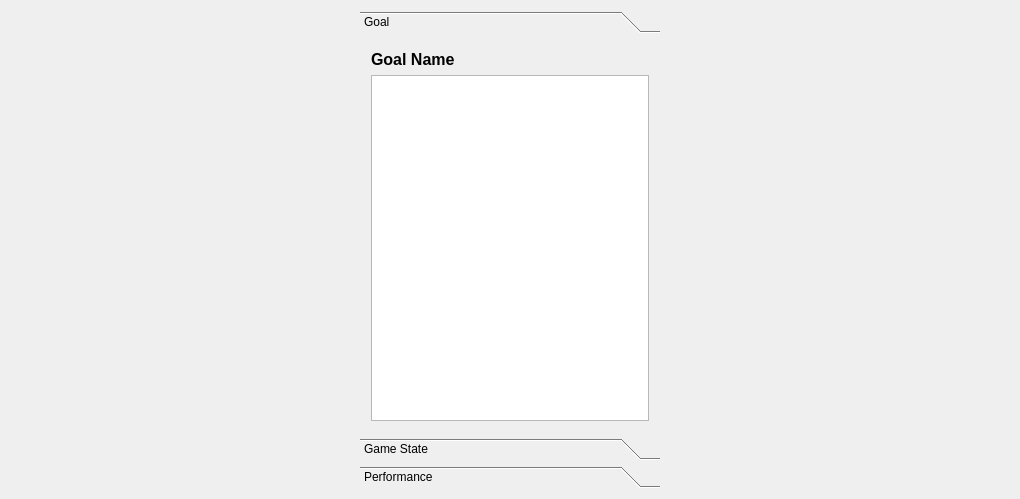
<?xml version="1.0" encoding="UTF-8"?>
<ui version="4.0">
 <class>CaseViewClass</class>
 <widget class="QWidget" name="CaseViewClass">
  <property name="geometry">
   <rect>
    <x>0</x>
    <y>0</y>
    <width>1020</width>
    <height>499</height>
   </rect>
  </property>
  <property name="windowTitle">
   <string>CaseView</string>
  </property>
  <layout class="QGridLayout" name="gridLayout">
   <item row="0" column="0">
    <layout class="QHBoxLayout" name="horizontalLayout">
     <item>
      <widget class="QToolBox" name="toolBox">
       <property name="sizePolicy">
        <sizepolicy hsizetype="Fixed" vsizetype="Preferred">
         <horstretch>0</horstretch>
         <verstretch>0</verstretch>
        </sizepolicy>
       </property>
       <property name="minimumSize">
        <size>
         <width>300</width>
         <height>0</height>
        </size>
       </property>
       <property name="frameShadow">
        <enum>QFrame::Plain</enum>
       </property>
       <property name="currentIndex">
        <number>0</number>
       </property>
       <widget class="QWidget" name="Goal">
        <property name="geometry">
         <rect>
          <x>0</x>
          <y>0</y>
          <width>300</width>
          <height>398</height>
         </rect>
        </property>
        <attribute name="label">
         <string>Goal</string>
        </attribute>
        <layout class="QGridLayout" name="gridLayout_2">
         <item row="0" column="0">
          <widget class="QLabel" name="lblGoalName">
           <property name="font">
            <font>
             <family>MS Shell Dlg 2</family>
             <pointsize>12</pointsize>
             <weight>75</weight>
             <italic>false</italic>
             <bold>true</bold>
             <underline>false</underline>
             <strikeout>false</strikeout>
            </font>
           </property>
           <property name="text">
            <string>Goal Name</string>
           </property>
           <property name="textFormat">
            <enum>Qt::AutoText</enum>
           </property>
          </widget>
         </item>
         <item row="1" column="0">
          <widget class="QTableWidget" name="tblParameters">
           <property name="font">
            <font>
             <family>Tahoma</family>
             <pointsize>8</pointsize>
             <weight>50</weight>
             <italic>false</italic>
             <bold>false</bold>
             <underline>false</underline>
             <strikeout>false</strikeout>
            </font>
           </property>
           <property name="frameShape">
            <enum>QFrame::StyledPanel</enum>
           </property>
           <property name="frameShadow">
            <enum>QFrame::Plain</enum>
           </property>
           <property name="editTriggers">
            <set>QAbstractItemView::NoEditTriggers</set>
           </property>
           <property name="selectionBehavior">
            <enum>QAbstractItemView::SelectRows</enum>
           </property>
           <property name="showGrid">
            <bool>false</bool>
           </property>
           <property name="gridStyle">
            <enum>Qt::NoPen</enum>
           </property>
           <property name="cornerButtonEnabled">
            <bool>false</bool>
           </property>
          </widget>
         </item>
        </layout>
       </widget>
       <widget class="QWidget" name="Game State">
        <property name="geometry">
         <rect>
          <x>0</x>
          <y>0</y>
          <width>300</width>
          <height>398</height>
         </rect>
        </property>
        <attribute name="label">
         <string>Game State</string>
        </attribute>
        <layout class="QGridLayout" name="gridLayout_3">
         <item row="0" column="0">
          <widget class="QTableWidget" name="tblGameState">
           <property name="font">
            <font>
             <family>Tahoma</family>
             <pointsize>8</pointsize>
             <weight>50</weight>
             <italic>false</italic>
             <bold>false</bold>
             <underline>false</underline>
             <strikeout>false</strikeout>
            </font>
           </property>
           <property name="frameShadow">
            <enum>QFrame::Plain</enum>
           </property>
           <property name="horizontalScrollBarPolicy">
            <enum>Qt::ScrollBarAlwaysOff</enum>
           </property>
           <property name="showDropIndicator" stdset="0">
            <bool>false</bool>
           </property>
           <property name="alternatingRowColors">
            <bool>true</bool>
           </property>
           <property name="selectionMode">
            <enum>QAbstractItemView::NoSelection</enum>
           </property>
           <property name="showGrid">
            <bool>false</bool>
           </property>
           <property name="gridStyle">
            <enum>Qt::NoPen</enum>
           </property>
           <property name="cornerButtonEnabled">
            <bool>false</bool>
           </property>
          </widget>
         </item>
        </layout>
       </widget>
       <widget class="QWidget" name="Performance">
        <property name="geometry">
         <rect>
          <x>0</x>
          <y>0</y>
          <width>98</width>
          <height>28</height>
         </rect>
        </property>
        <attribute name="label">
         <string>Performance</string>
        </attribute>
        <widget class="QLabel" name="lblSuccessCount">
         <property name="geometry">
          <rect>
           <x>10</x>
           <y>20</y>
           <width>91</width>
           <height>18</height>
          </rect>
         </property>
         <property name="text">
          <string>Success Count</string>
         </property>
        </widget>
        <widget class="QLabel" name="lblTrialCount">
         <property name="geometry">
          <rect>
           <x>10</x>
           <y>60</y>
           <width>81</width>
           <height>18</height>
          </rect>
         </property>
         <property name="text">
          <string>Trial Count</string>
         </property>
        </widget>
        <widget class="QLineEdit" name="txtSuccessCount">
         <property name="geometry">
          <rect>
           <x>110</x>
           <y>20</y>
           <width>111</width>
           <height>23</height>
          </rect>
         </property>
         <property name="inputMask">
          <string>9999999999</string>
         </property>
        </widget>
        <widget class="QLineEdit" name="txtTrialCount">
         <property name="geometry">
          <rect>
           <x>110</x>
           <y>60</y>
           <width>111</width>
           <height>23</height>
          </rect>
         </property>
         <property name="inputMask">
          <string>9999999999</string>
         </property>
         <property name="maxLength">
          <number>10</number>
         </property>
        </widget>
       </widget>
      </widget>
     </item>
     <item>
      <layout class="QGridLayout" name="planViewLayout"/>
     </item>
    </layout>
   </item>
  </layout>
 </widget>
 <layoutdefault spacing="6" margin="11"/>
 <resources/>
 <connections/>
</ui>
